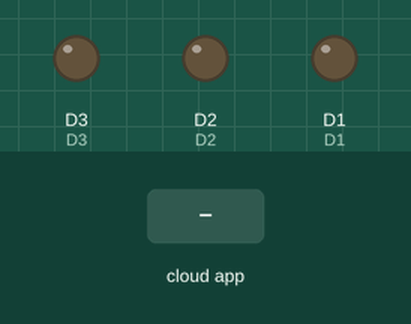
The sketch below on a simulated ESP8266 (NodeMCU). Shown: output pins drawn as LEDs (lit = HIGH). Inputs (shaded band) come from the test bench. WiFi joins after 1.5 s; servers stay silent unless stated; the Firebase database answers and starts empty; what the sketch prints to the serial monitor is not drawn.

Above: at 4.7 s.
4.8 s: the phone or cloud app sets fans to 1
At 6.4 s:
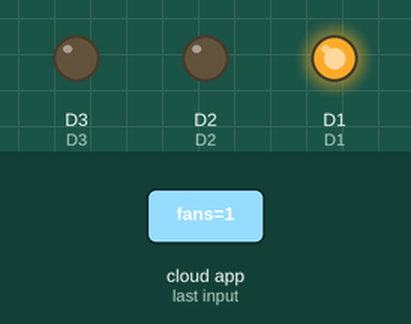
7.3 s: the phone or cloud app sets lights to 1
At 8.6 s:
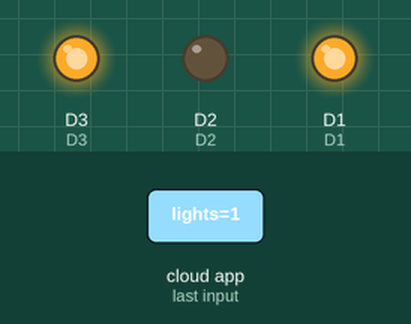
9.4 s: the phone or cloud app sets fans to 0
At 10.7 s:
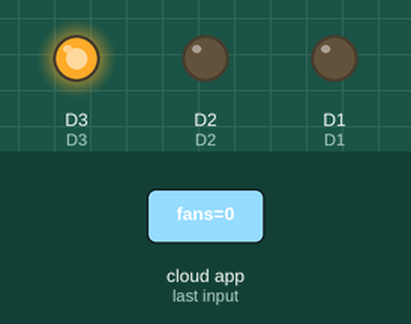
13.3 s: the phone or cloud app sets lights to 0
At 14.5 s:
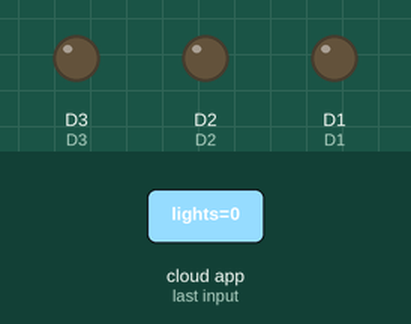
Timing chart, 0 to 16.3 s (numbered marks = the images above; inputs shaded):
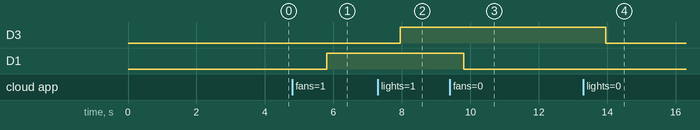

Measured:
- after the input at 4.8 s, D1: LOW → HIGH after 1.0 s
- after the input at 7.3 s, D3: LOW → HIGH after 0.66 s
- after the input at 9.4 s, D1: HIGH → LOW after 0.41 s
- after the input at 13.3 s, D3: HIGH → LOW after 0.66 s

The sketch:

smarthome.ino
```cpp
#include "DHT.h"
#define DHTPIN 2
#define DHTTYPE DHT11
#include <FirebaseESP8266.h>

#include <Arduino.h>
#if defined(ESP32)
  #include <WiFi.h>
#elif defined(ESP8266)
  #include <ESP8266WiFi.h>
#endif

#define D2 4
#define D1 5
#define D3 0
//Provide the token generation process info.
#include "addons/TokenHelper.h"
//Provide the RTDB payload printing info and other helper functions.
#include "addons/RTDBHelper.h"

// Insert your network credentials
#define WIFI_SSID "WIFINAME"
#define WIFI_PASSWORD "WIFIPASS"

// Insert Firebase project API Key
#define API_KEY "YOUR_FRIEBASE_API_KEY"

// Insert RTDB URLefine the RTDB URL */
#define DATABASE_URL "YOUR_FIREBASE_RTDB_URL"
//Define Firebase Data object
FirebaseData fbdo;

FirebaseAuth auth;
FirebaseConfig config;

unsigned long sendDataPrevMillis = 0;
bool signupOK = false;
bool isOn = false;

DHT dht(DHTPIN, DHTTYPE);


void setup() {
  Serial.begin(115200);
  pinMode(4, OUTPUT);
  pinMode(D1, OUTPUT);
  pinMode(D3, OUTPUT);
  WiFi.begin(WIFI_SSID, WIFI_PASSWORD);
  Serial.print("Connecting to Wi-Fi");
  while (WiFi.status() != WL_CONNECTED){
    Serial.print(".");
    delay(300);
  }
  Serial.println();
  Serial.print("Connected with IP: ");
  Serial.println(WiFi.localIP());
  Serial.println();

  /* Assign the api key (required) */
  config.api_key = API_KEY;

  /* Assign the RTDB URL (required) */
  config.database_url = DATABASE_URL;

  /* Sign up */
  if (Firebase.signUp(&config, &auth, "", "")){
    Serial.println("ok");
    signupOK = true;
  }
  else{
    Serial.printf("%s\n", "config.signer");
  }

  /* Assign the callback function for the long running token generation task */
  config.token_status_callback = tokenStatusCallback; //see addons/TokenHelper.h

  Firebase.begin(&config, &auth);
  Firebase.reconnectWiFi(true);
  delay(2000);
}

int timeSinceLastRead = 0;
void loop() {
  if (Firebase.ready() && signupOK && (millis() - sendDataPrevMillis > 2000 || sendDataPrevMillis == 0)){
    sendDataPrevMillis = millis();
    bool toReadTemp = Firebase.RTDB.getBool(&fbdo, "toReadTemp");
    if(fbdo.boolData() == true){
      float h = dht.readHumidity();
      float t = dht.readTemperature();
      float f = dht.readTemperature(true);

      if (isnan(h) || isnan(t) || isnan(f)) {
        Serial.println("Unable to read Temperature");
        timeSinceLastRead = 0;
        return;
      }

      float hif = dht.computeHeatIndex(f, h);
      float hic = dht.computeHeatIndex(t, h, false);

      Serial.print("Humidity: ");
      Serial.print(h);
      Serial.print(" %\t");
      Serial.print("Temperature: ");
      Serial.print(t);
      Serial.println(" *C ");

      timeSinceLastRead = 0;
      if(Firebase.RTDB.setFloat(&fbdo, "humidity", h)){
        Serial.println("Humidity Wrote in DB");
      }
      if(Firebase.RTDB.setFloat(&fbdo, "temperature", t)){
        Serial.println("Temperature Wrote in DB");
      }
      if(Firebase.RTDB.setFloat(&fbdo, "heatIndex", hic)){
        Serial.println("Heat Index Wrote in DB");
      }
      Serial.println("__________________________________________________");
    }else{}

    bool toReadFans = Firebase.RTDB.getBool(&fbdo, "fans");
    if(fbdo.boolData() == true){
      digitalWrite(D1, HIGH);
    }else{
      digitalWrite(D1, LOW);
    }

    bool toReadLight = Firebase.RTDB.getBool(&fbdo, "lights");
    if(fbdo.boolData() == true){
      digitalWrite(D3, HIGH);
    }else{
      digitalWrite(D3, LOW);
    }
  }
}
```
